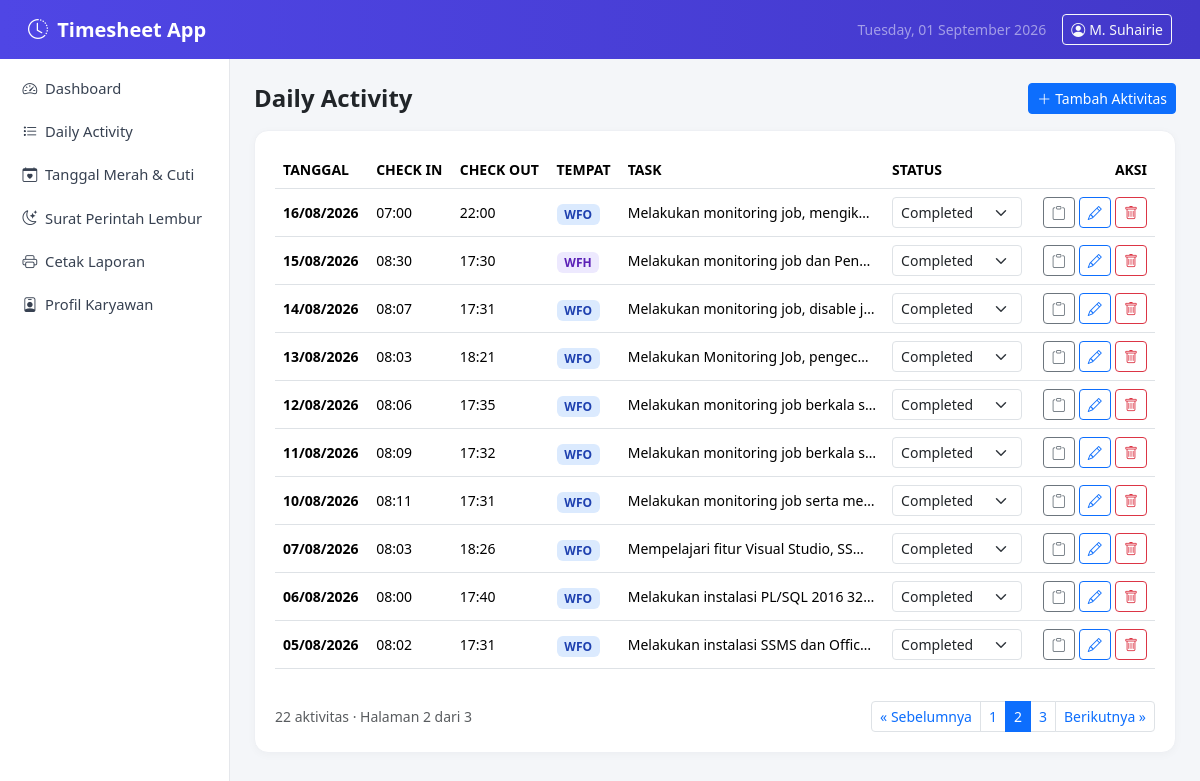
Page /pages/activity.php?page=2 on the committed database.
### tables this page shows
CREATE TABLE `users` (
  `id` int NOT NULL,
  `nama` varchar(100) NOT NULL,
  `nik` varchar(50) DEFAULT NULL,
  `departemen` varchar(100) DEFAULT NULL,
  `jabatan` varchar(100) DEFAULT NULL,
  `project` varchar(100) DEFAULT NULL,
  `client` varchar(100) DEFAULT NULL,
  `atasan` varchar(100) DEFAULT NULL,
  `perusahaan` varchar(150) DEFAULT NULL,
  `perusahaan_alamat` varchar(255) DEFAULT NULL,
  `perusahaan_telp` varchar(100) DEFAULT NULL,
  `created_at` timestamp NULL DEFAULT CURRENT_TIMESTAMP,
  `updated_at` timestamp NULL DEFAULT CURRENT_TIMESTAMP ON UPDATE CURRENT_TIMESTAMP
);

CREATE TABLE `activities` (
  `id` int NOT NULL,
  `user_id` int NOT NULL,
  `activity_date` date NOT NULL,
  `check_in` time DEFAULT NULL,
  `check_out` time DEFAULT NULL,
  `work_place` enum('WFO','WFH') NOT NULL DEFAULT 'WFO',
  `task` text NOT NULL,
  `notes` text,
  `status` enum('Planned','In Progress','Completed','Pending','Cancelled') NOT NULL DEFAULT 'Planned',
  `created_at` timestamp NULL DEFAULT CURRENT_TIMESTAMP,
  `updated_at` timestamp NULL DEFAULT CURRENT_TIMESTAMP ON UPDATE CURRENT_TIMESTAMP,
  `statusenabled` enum('t','f') NOT NULL DEFAULT 't'
);

### includes/auth.php (called while the page is built, shortened)
<?php
require_once __DIR__ . '/../config/database.php';
function currentUser(): ?array
{
    static $user = null;
    if ($user === null) {
        $stmt = getDB()->prepare('SELECT * FROM users WHERE id = ?');
        $stmt->execute([CURRENT_USER_ID]);
        $user = $stmt->fetch() ?: null;
    }
    return $user;
}
function basePath(): string
{
    $script = $_SERVER['SCRIPT_NAME'];
    $dir    = str_replace('\\', '/', dirname($script));
    $dir = preg_replace('#/(pages|api)$#', '', $dir);
    return rtrim($dir, '/');
}
function e(string $value): string
{
    return htmlspecialchars($value, ENT_QUOTES, 'UTF-8');
}

### config/database.php (called while the page is built, shortened)
<?php
function getDB(): PDO
{
    static $pdo = null;
    if ($pdo === null) {
        $dsn = 'mysql:host=' . DB_HOST . ';dbname=' . DB_NAME . ';charset=' . DB_CHARSET;
        $options = [
            PDO::ATTR_ERRMODE            => PDO::ERRMODE_EXCEPTION,
            PDO::ATTR_DEFAULT_FETCH_MODE => PDO::FETCH_ASSOC,
            PDO::ATTR_EMULATE_PREPARES   => false,
        ];
        try {
            $pdo = new PDO($dsn, DB_USER, DB_PASS, $options);
        } catch (PDOException $e) {
            die('Koneksi database gagal. Periksa config/database.php. (' . $e->getMessage() . ')');
        }
    }
    return $pdo;
}

### pages/activity.php (the view, shortened to what this page needs)
<?php
require_once __DIR__ . '/../includes/auth.php';
$db     = getDB();
$userId = CURRENT_USER_ID;
$validStatus = ['Planned', 'In Progress', 'Completed', 'Pending', 'Cancelled'];
$perPage = 10;
$page    = max(1, (int)($_GET['page'] ?? 1));
$stmt = $db->prepare('SELECT COUNT(*) AS total FROM activities WHERE user_id = ?');
$stmt->execute([$userId]);
$totalRows  = (int)$stmt->fetch()['total'];
$totalPages = max(1, (int)ceil($totalRows / $perPage));
$page       = min($page, $totalPages);
$offset     = ($page - 1) * $perPage;
$stmt = $db->prepare("SELECT * FROM activities WHERE user_id = ? ORDER BY activity_date DESC, id DESC LIMIT $perPage OFFSET $offset");
$stmt->execute([$userId]);
$activities = $stmt->fetchAll();
require_once __DIR__ . '/../includes/header.php';
require_once __DIR__ . '/../includes/sidebar.php';
?>
<main class="app-content">
  <div class="d-flex justify-content-between align-items-center mb-3">
    <h4 class="fw-bold mb-0">Daily Activity</h4>
    <button class="btn btn-primary btn-sm" data-bs-toggle="modal" data-bs-target="#activityModal" onclick="resetForm()">
      <i class="bi bi-plus-lg me-1"></i>Tambah Aktivitas
    </button>
  </div>
  <div class="section-card">
    <div class="table-responsive">
      <table class="table align-middle table-hover">
        <thead>
          <tr class="text-muted small text-uppercase">
            <th>Tanggal</th>
            <th>Check In</th>
            <th>Check Out</th>
            <th>Tempat</th>
            <th>Task</th>
            <th>Status</th>
            <th class="text-end">Aksi</th>
          </tr>
        </thead>
        <tbody>
        <?php foreach ($activities as $a): ?>
          <tr>
            <td class="small fw-semibold"><?= date('d/m/Y', strtotime($a['activity_date'])) ?></td>
            <td class="small"><?= $a['check_in'] ? e(substr($a['check_in'], 0, 5)) : '-' ?></td>
            <td class="small"><?= $a['check_out'] ? e(substr($a['check_out'], 0, 5)) : '-' ?></td>
            <td><span class="badge badge-wp-<?= e($a['work_place']) ?>"><?= e($a['work_place']) ?></span></td>
            <td class="small" style="max-width:260px;">
              <div class="text-truncate" title="<?= e($a['task']) ?>"><?= e($a['task']) ?></div>
            </td>
            <td>
              <select class="form-select form-select-sm status-select" data-id="<?= $a['id'] ?>"
                      style="width:130px;" onchange="updateStatus(this)">
                <?php foreach ($validStatus as $s): ?>
                  <option value="<?= e($s) ?>" <?= $s === $a['status'] ? 'selected' : '' ?>><?= e($s) ?></option>
                <?php endforeach; ?>
              </select>
            </td>
            <td class="text-end">
              <button type="button" class="btn btn-sm btn-outline-secondary btn-copy-task" data-task="<?= e($a['task']) ?>" title="Salin Task">
                <i class="bi bi-clipboard"></i>
              </button>
              <a href="activity.php?edit=<?= $a['id'] ?>" class="btn btn-sm btn-outline-primary">
                <i class="bi bi-pencil"></i>
              </a>
              <a href="activity.php?delete=<?= $a['id'] ?>" class="btn btn-sm btn-outline-danger btn-delete-activity">
                <i class="bi bi-trash"></i>
              </a>
            </td>
          </tr>
        <?php endforeach; ?>
        </tbody>
      </table>
    </div>
    <?php if ($totalPages > 1): ?>
      <div class="d-flex justify-content-between align-items-center mt-3 flex-wrap gap-2">
        <span class="small text-muted"><?= $totalRows ?> aktivitas &middot; Halaman <?= $page ?> dari <?= $totalPages ?></span>
        <nav>
          <ul class="pagination pagination-sm mb-0">
            <li class="page-item <?= $page <= 1 ? 'disabled' : '' ?>">
              <a class="page-link" href="?page=<?= $page - 1 ?>">&laquo; Sebelumnya</a>
            </li>
            <?php
            $start = max(1, $page - 2);
            $end   = min($totalPages, $page + 2);
            for ($p = $start; $p <= $end; $p++): ?>
              <li class="page-item <?= $p === $page ? 'active' : '' ?>">
                <a class="page-link" href="?page=<?= $p ?>"><?= $p ?></a>
              </li>
            <?php endfor;
            ?>
            <li class="page-item <?= $page >= $totalPages ? 'disabled' : '' ?>">
              <a class="page-link" href="?page=<?= $page + 1 ?>">Berikutnya &raquo;</a>
            </li>
          </ul>
        </nav>
      </div>
    <?php endif; ?>
  </div>
</main>
<?php require_once __DIR__ . '/../includes/footer.php'; ?>

### includes/header.php (shortened to what this page needs)
<?php
$user = currentUser();
$base = basePath();
?>
<!DOCTYPE html>
<html lang="id">
<head>
<link href="https://cdn.jsdelivr.net/npm/bootstrap@5.3.3/dist/css/bootstrap.min.css" rel="stylesheet">
<link href="https://cdn.jsdelivr.net/npm/bootstrap-icons@1.11.3/font/bootstrap-icons.css" rel="stylesheet">
<link href="<?= $base ?>/assets/css/style.css" rel="stylesheet">
</head>
<body>
<nav class="navbar navbar-expand-lg app-navbar">
  <div class="container-fluid">
    <a class="navbar-brand fw-semibold" href="<?= $base ?>/pages/dashboard.php">
      <i class="bi bi-clock-history me-1"></i> <?= e(APP_NAME) ?>
    </a>
    <div class="ms-auto d-flex align-items-center gap-3">
      <span class="text-white-50 small d-none d-md-inline"><?= date('l, d F Y') ?></span>
      <a href="<?= $base ?>/pages/profile.php" class="btn btn-sm btn-outline-light">
        <i class="bi bi-person-circle me-1"></i><?= e($user['nama'] ?? 'User') ?>
      </a>
    </div>
  </div>
</nav>
<div class="app-wrapper">

### assets/css/style.css (style rules this page uses)
:root { --primary: #4f46e5; --primary-dark: #4338ca; --sidebar-w: 230px; }
body { background-color: #f4f6f9; font-family: "Segoe UI", system-ui, -apple-system, sans-serif; }
.app-navbar { background: linear-gradient(90deg, var(--primary), var(--primary-dark)); padding: 0.6rem 1rem; }
.app-navbar .navbar-brand, .app-navbar .navbar-brand i { color: #fff; }
.app-wrapper { display: flex; min-height: calc(100vh - 56px); }
.app-content { flex: 1; padding: 1.5rem; max-width: 100%; overflow-x: hidden; }
.section-card { background: #fff; border-radius: 14px; border: 1px solid #eef0f4; padding: 1.25rem; box-shadow: 0 2px 8px rgba(0,0,0,0.03); }
.badge-wp-WFO { background:#dbeafe; color:#1e40af; }
.badge-wp-WFH { background:#ede9fe; color:#5b21b6; }

### rows in the picture
users: nama "M. Suhairie"
activities: activity_date "16/08/2026", check_in "07:00", check_out "22:00", work_place "WFO", task "Melakukan monitoring job, mengik…"
activities: activity_date "15/08/2026", check_in "08:30", check_out "17:30", work_place "WFH", task "Melakukan monitoring job dan Pen…"
activities: activity_date "14/08/2026", check_in "08:07", check_out "17:31", work_place "WFO", task "Melakukan monitoring job, disable j…"
activities: activity_date "13/08/2026", check_in "08:03", check_out "18:21", work_place "WFO", task "Melakukan Monitoring Job, pengec…"
activities: activity_date "12/08/2026", check_in "08:06", check_out "17:35", work_place "WFO", task "Melakukan monitoring job berkala…"
activities: activity_date "11/08/2026", check_in "08:09", check_out "17:32", work_place "WFO", task "Melakukan monitoring job berkala…"
activities: activity_date "10/08/2026", check_in "08:11", check_out "17:31", work_place "WFO", task "Melakukan monitoring job serta me…"
activities: activity_date "07/08/2026", check_in "08:03", check_out "18:26", work_place "WFO", task "Mempelajari fitur Visual Studio, SS…"
activities: activity_date "06/08/2026", check_in "08:00", check_out "17:40", work_place "WFO", task "Melakukan instalasi PL/SQL 2016 32…"
activities: activity_date "05/08/2026", check_in "08:02", check_out "17:31", work_place "WFO", task "Melakukan instalasi SSMS dan Offic…"

### other values in the picture
APP_NAME "Timesheet App"
$totalRows "22"
$page "2"
$totalPages "3"
form field value "Completed"
